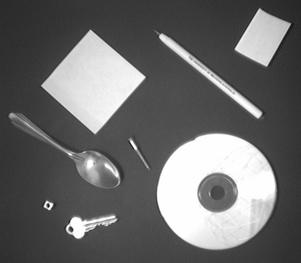
#> input picture test_images/4.jpg, 301 x 263 px
$ jupyter execute --allow-errors main.ipynb   (older library calls are emulated)
#> lines starting #> are read from the running program, lines starting #| are printed output that depends on the picture
# <B> CS517 Project </B>
## GVF Snakes (Active contours)

### 1. Package Imports

[cell 1]
import matplotlib.pyplot as plt
import cv2
from tqdm import notebook
from tqdm.notebook import tqdm as tqdm
import skimage.filters as skimage_filter
import numpy as np

### 2. File input

[cell 2]
print("Enter image path: ", end = "")
imgPath = "../test_images/4.jpg"
# taking image as input, converting into grayscale
img = None
try:
    img = cv2.imread(imgPath, 0)
#> img is the input picture: shape (263, 301); min 14, max 255, mean 106.3
except:
    # in case file is not found
    print("Image path incorrect.")
    exit(0)

# [5 lines of commented-out code are left out]

plt.figure(figsize=(10, 10))
plt.subplot(1, 1, 1)
plt.title("Input Image")
plt.imshow(img, cmap="gray")

### 3. Edge Map

To get the GVF field, the first step is to extract
the edge map function $f(x, y)$ from the image $I(x, y)$.

According to the paper ```Snakes, shapes, and gradient vector flow``` by Xu & Prince,
the edge map should follow given properties:
* The gradient of an edge map has vectors normal to the edges
* Large values of intensity near the edges.
* Places where $I(x, y)$ is constant, $\nabla f(x, y)$ is 0

A suitable edge map function, which has been considered is:

$f(x, y) = −|\nabla[G_{σ}(x , y)∗I(x , y)]|$

where $G_{σ}$(x , y) is a two dimension gaussian function with standard deviation $σ$.

* Gaussian filter has been used to remove noise from the image.
* Further, sobel filter has been applied for calculating gradient on the resultant image.

[cell 3]
blurImg = cv2.GaussianBlur(img, (5, 5), 0)
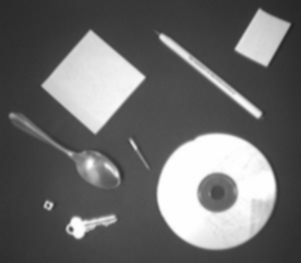
#> blurImg: shape (263, 301); min 34, max 255, mean 106.3
gradX = cv2.Sobel(blurImg, cv2.CV_64F, 1, 0) # taking gradient in X direction
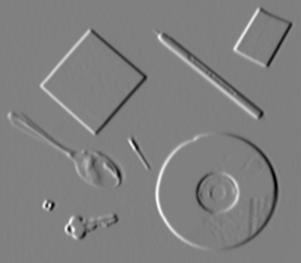
#> gradX: shape (263, 301) float64; min -456, max 451, mean 0; drawn with min black and max white
gradY = cv2.Sobel(blurImg, cv2.CV_64F, 0, 1) # taking gradient in Y direction
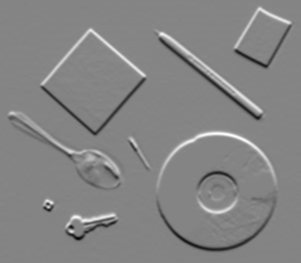
#> gradY: shape (263, 301) float64; min -423, max 390, mean 0.3; drawn with min black and max white
# calculating sqrt((gradX)**2 + (gradY)**2)
edgeMap = np.sqrt((gradX**2) + (gradY**2))
edgeMap = skimage_filter.sobel(blurImg)
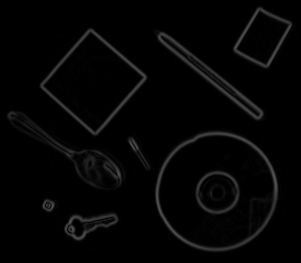
#> edgeMap: shape (263, 301) float64; min 0, max 0.331, mean 0.0205

plt.figure(figsize=(10, 10))
plt.subplot(1, 1, 1)
plt.title("Edge Map")
plt.imshow(edgeMap, cmap="gray")

### 4. Gradient field
Calculation of the gradient vectors of the edge map image

For horizontal direction:
fx(i, j) = (f(i, j+1) - f(i, j-1))/2
for corner case:
* fx(i, 0) = f(i, 1) - f(i, 0)
* fx(i, len-1) = f(i, len-1) - f(i, len-2)
Similarly for gradient in vertical direction

[cell 4]
tempIm = edgeMap.copy()
tempIm = cv2.GaussianBlur(tempIm, (5, 5), 0)
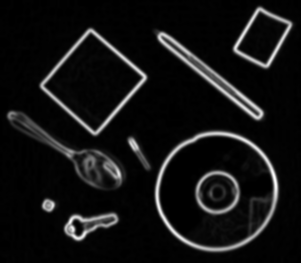
#> tempIm: shape (263, 301) float64; min 0, max 0.262, mean 0.0205; drawn with min black and max white


gradientX = tempIm.copy()
gradientY = tempIm.copy()
for i in range(tempIm.shape[0]):
    for j in range(tempIm.shape[1]):
        if(j == 0):
            gradientX[i][j] = tempIm[i][j+1] - tempIm[i][j]
        elif(j == tempIm.shape[1]-1):
            gradientX[i][j] = tempIm[i][j] - tempIm[i][j-1]
        else:
            gradientX[i][j] = (tempIm[i][j+1] - tempIm[i][j-1])/2
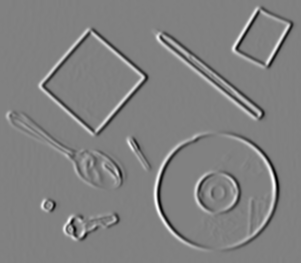
#> gradientX: shape (263, 301) float64; min -0.0838, max 0.0817, mean 2.02e-06; drawn with min black and max white


for i in range(tempIm.shape[1]):
    for j in range(tempIm.shape[0]):
        if(j == 0):
            gradientY[j][i] = tempIm[j+1][i] - tempIm[j][i]
        elif(j == tempIm.shape[0]-1):
            gradientY[j][i] = tempIm[j][i] - tempIm[j-1][i]
        else:
            gradientY[j][i] = (tempIm[j+1][i] - tempIm[j-1][i])/2
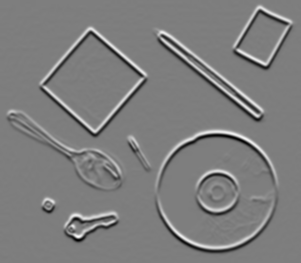
#> gradientY: shape (263, 301) float64; min -0.0721, max 0.0738, mean 2.1e-06; drawn with min black and max white

# [5 lines of commented-out code are left out]
#> (the rest of this cell did not finish here and is left out)

### 5. Gradient Vector field

According to the paper, the iterative solution to the GVF, after few approximations can be written as:

$u_{i, j}^{n+1} = (1-b_{i, j}\Delta t)u_{i, j}^{n} + r(u_{i+1, j}^{n} + u_{i, j+1}^{n} + u_{i-1, j}^{n} + u_{i, j-1}^{n} - 4u_{i, j}^{n}) +  c_{i, j}^{1}\Delta t$

$v_{i, j}^{n+1} = (1-b_{i, j}\Delta t)v_{i, j}^{n} + r(v_{i+1, j}^{n} + v_{i, j+1}^{n} + v_{i-1, j}^{n} + v_{i, j-1}^{n} - 4v_{i, j}^{n}) +  c_{i, j}^{2}\Delta t$

These equations can be rewritten as (in terms of 2D matrix algebra(numpy)):

$u^{n+1} = (1-b*\Delta t)u^{n} + r*laplacian_{3x3}(u^{n}) + c_{1}\Delta t$

$v^{n+1} = (1-b*\Delta t)v^{n} + r*laplacian_{3x3}(v^{n}) + c_{2}\Delta t$

where,

$r = μ\Delta t /\Delta x\Delta y$, the Courant–Friedrichs–Lewy step-size restriction

$b(x, y) = f_{x}(x, y)^{2} + f_{y}(x, y)^{2}$

$c^{1}(x, y) = b(x, y)f_{x}(x, y)$

$c^{2}(x, y) = b(x, y)f_{y}(x, y)$

$μ$ is a parameter that depends on the noise level of the image. It should be in directly proptional nature with the image noise level. If the noise is high, the value of $μ$, should be increased.

The paper suggests that "Provided that $b$, $c^{1}$ and $c^{2}$ are bounded, the first two equations are stable whenever the value of $r <= 0.25$".

We will calculate \Delta t using:

$\Delta t = \Delta x\Delta y/rμ$, the Courant–Friedrichs–Lewy step-size restriction

Number of iterations have been taken to be $\sqrt N$, as per the suggestion of the paper itself, where N is the area of the image $(h*w)$.

[cell 5]
# parameters for GVF
# as defined in the above markdown
dx, dy = 1.0, 1.0
mu = 1.0
r = 0.25
b = np.square(gradientX) + np.square(gradientY)
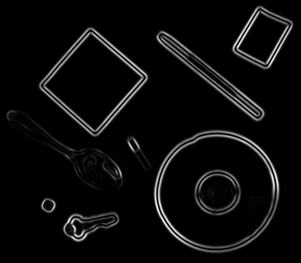
#> b: shape (263, 301) float64; min 0, max 0.00751, mean 0.000336; drawn with min black and max white
c1, c2 = b*gradientX, b*gradientY
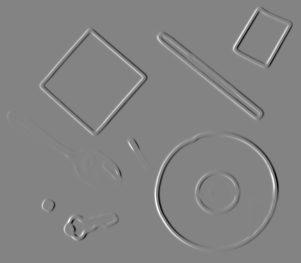
#> c1: shape (263, 301) float64; min -0.000625, max 0.000582, mean -3.77e-07; drawn with min black and max white
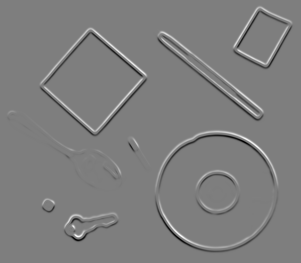
#> c2: shape (263, 301) float64; min -0.000412, max 0.000421, mean 9.67e-08; drawn with min black and max white
dt = dx*dy/(r*mu)
N = img.shape[0]*img.shape[1]
#> N = 79163
iter = int(np.sqrt(N))
#> iter = 281
iterations = list(range(iter))
#> iterations = 281 values from 0 to 280

# initializing u, v with the values of fx and fy
u, v = gradientX, gradientY

#> (the rest of this cell did not finish here and is left out)

[cell 6]
H, W = img.shape
#> H = 263; W = 301
Y, X = np.meshgrid(range(0, H, 5), range(0, W, 5))
def plot_vector_field(ax, vx, vy):
    scale = np.sqrt(np.max(vx**2+vy**2))*20.0
    ax.imshow(img, cmap='gray')
    # vy shold be inversed (top=+Y -> top=-Y)
    ax.quiver(X, Y, vx[Y, X], -vy[Y, X], scale=scale, color='blue', headwidth=5)

#> (the rest of this cell did not finish here and is left out)
